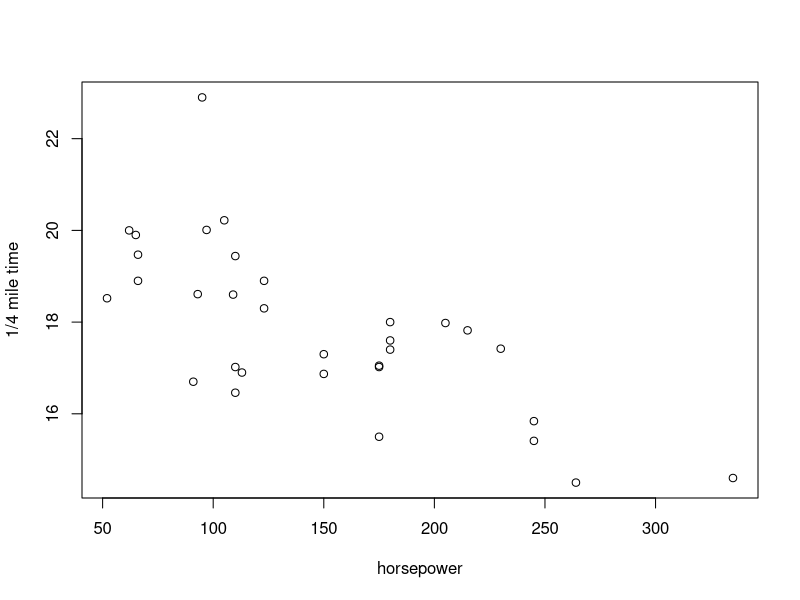
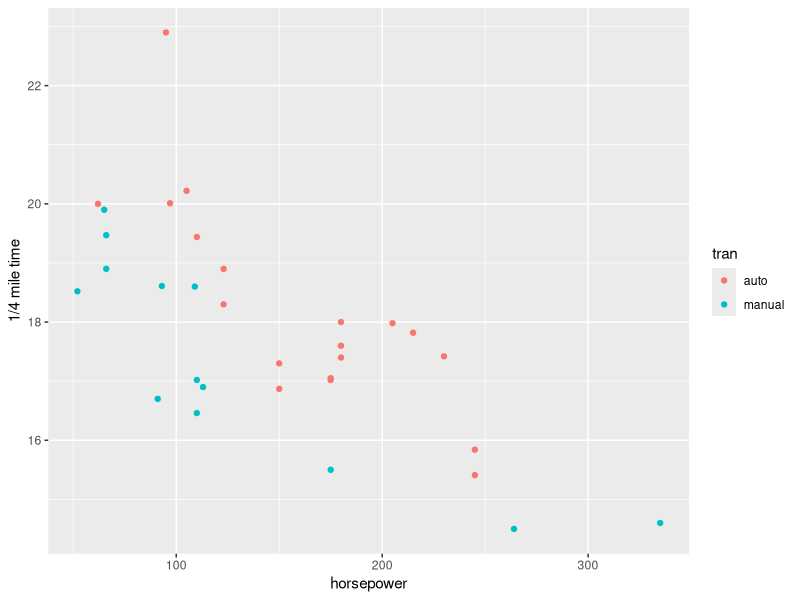
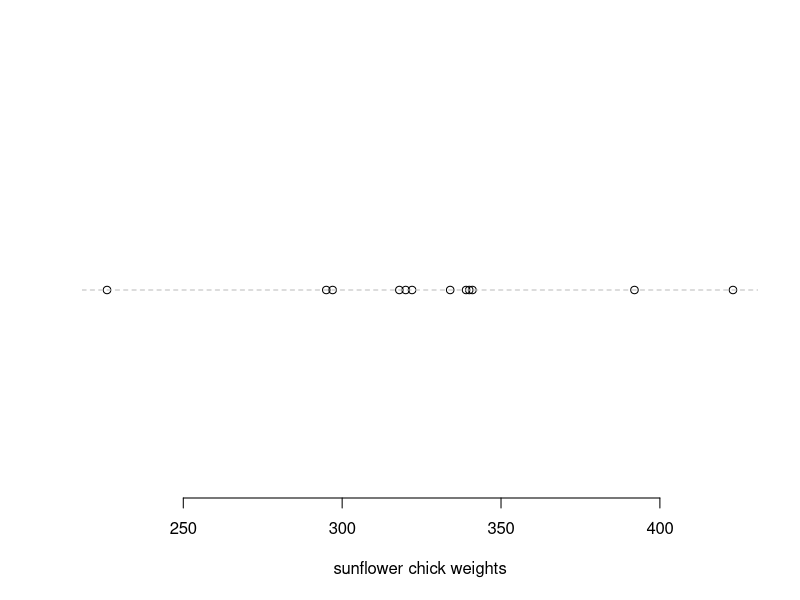
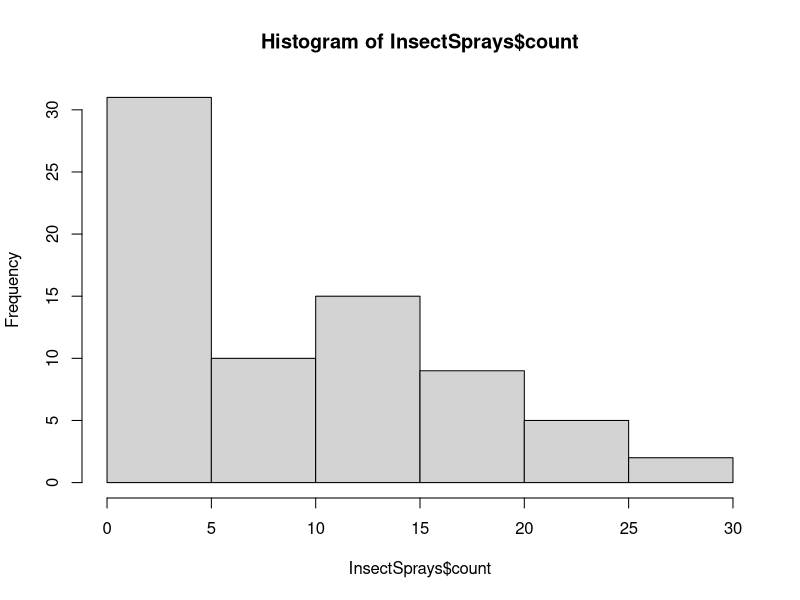
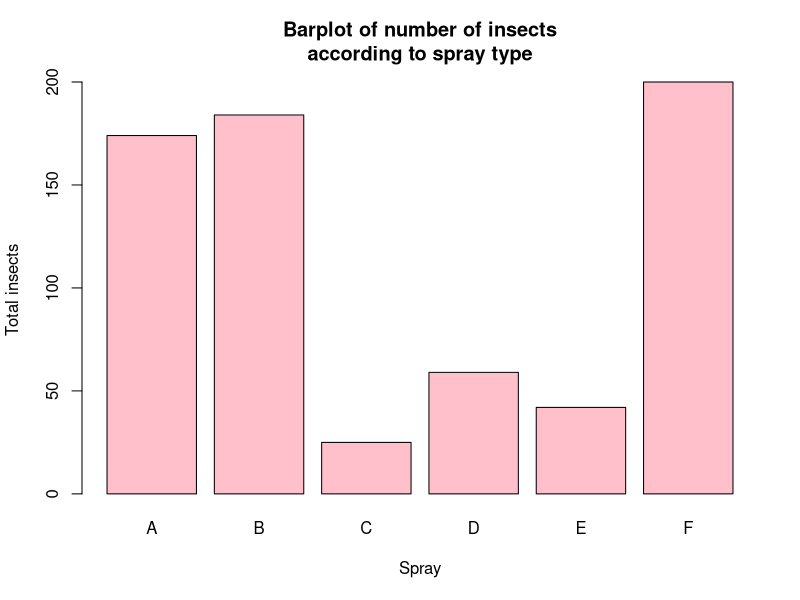
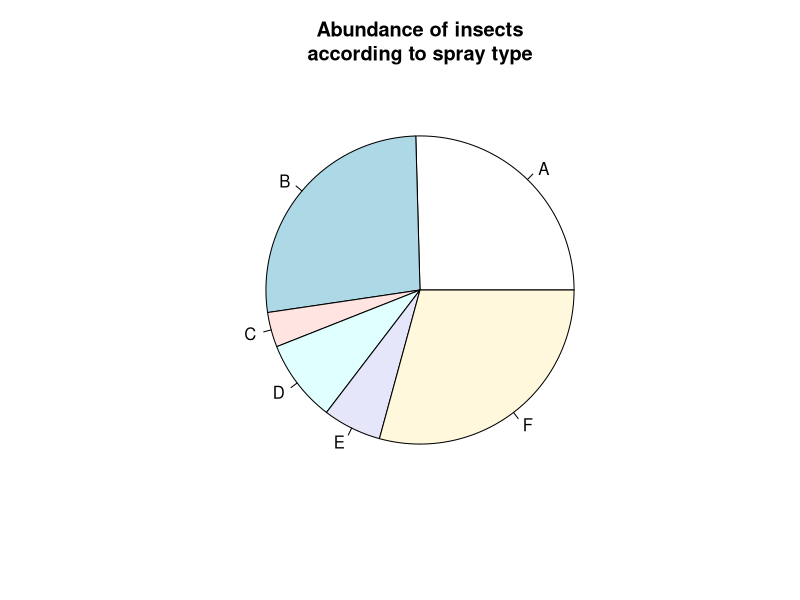
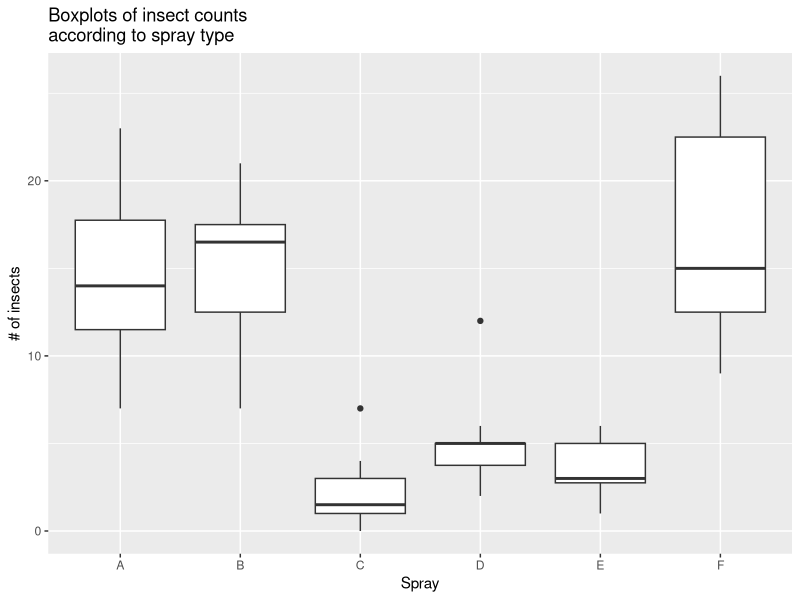
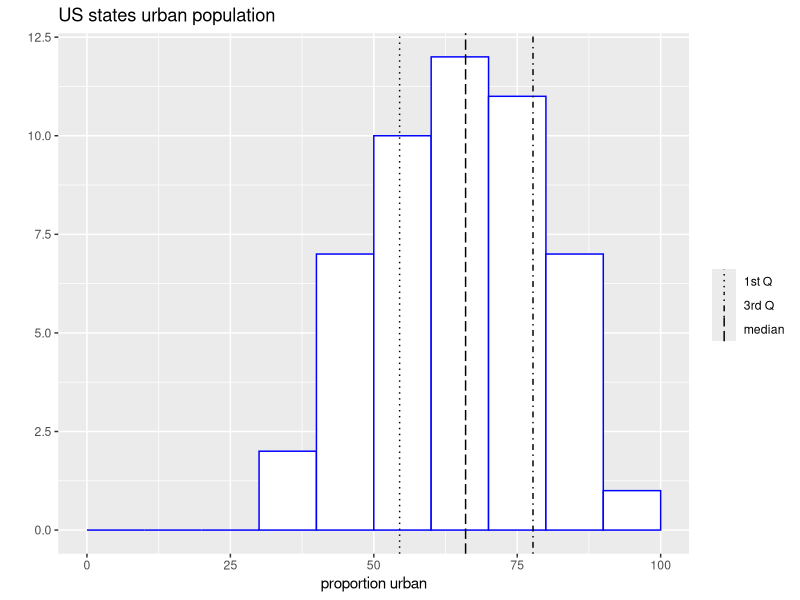

These charts were generated, in order, by the following R code:


######################################
#### SUGGESTED EXERCISE SOLUTIONS ####
######################################

##########
## 13.1 ##
##########
#(a)
##(i) Numeric-discrete
##(ii) Categorical-ordinal
##(iii) Numeric-continuous
##(iv) Categorical-ordinal
##(v) Categorical-nominal
##(vi) Numeric-continuous
#(b)
##(i) Sample statistic. Population parameter is the proportion of NZers who own a gaming console.
##(ii) Sample statistic. Population parameter is the average number of blemishes on the hoods of all cars at No Dodgy Carz.
##(iii) Population parameter.
##(iv) Population parameter.
##(v) Sample statistic. Population parameter is (iv).

##########
## 13.2 ##
##########
#(a)
round(mean(quakes$depth >= 300), 2)
#(b)
mean(quakes$mag[quakes$depth >= 300])
median(quakes$mag[quakes$depth >= 300])
#(c)
for (i in levels(chickwts$feed)) {
      cat(i, ": ", round(mean(chickwts$weight[chickwts$feed == i]), 1), " grams\n", sep =
                "")
}
#(d) count: numeric-discrete; spray: categorical-nominal
#(e)
Ctab <- table(InsectSprays$count)
Ctab[Ctab == max(Ctab)]
#(f)
tapply(InsectSprays$count, INDEX = InsectSprays$spray, FUN = sum)
#(g)
for (i in levels(InsectSprays$spray)) {
      cat("Spray ",
          i,
          "; at least 5 bugs: ",
          round(mean(InsectSprays$count[InsectSprays$spray == i] >= 5) * 100, 0),
          "% \n",
          sep = "")
}
#(h)
tapply(
      InsectSprays$count,
      INDEX = InsectSprays$spray,
      FUN = function(x)
            round(mean(x >= 5) * 100, 0)
)


##########
## 13.3 ##
##########
#(a)
quantile(chickwts$weight, c(0.1, 0.3, 0.9))
chickvars <- tapply(chickwts$weight, INDEX = chickwts$feed, FUN = var)
chickvars[chickvars == max(chickvars)]
#(b)
##(i)
IQR(quakes$depth)
##(ii)
summary(quakes$mag[quakes$depth >= 400]) ### Magnitudes at <400 have a similar amount of spread as those at >=400 (and an equivalent IQR of 0.5), but are centered at slightly higher values.
##(iii)
dmin <- min(quakes$depth)
dmax <- max(quakes$depth)
depthcat <-
      cut(
            quakes$depth,
            breaks = seq(dmin, dmax, length = 5),
            include.lowest = TRUE,
            right = FALSE
      )
levels(depthcat)
##(iv)
tapply(quakes$mag, INDEX = depthcat, FUN = mean)
tapply(quakes$mag, INDEX = depthcat, FUN = sd)
##(v)
tapply(quakes$mag,
       INDEX = depthcat,
       FUN = quantile,
       prob = 0.8)


##########
## 13.4 ##
##########
#(a)
w <- c(55, 85, 75, 42, 93, 63, 58, 75, 89, 67)
h <- c(161, 185, 174, 154, 188, 178, 170, 167, 181, 178)
cor(w, h)
#(b)
##(i)
mtcars
?mtcars
##(ii)
plot(mtcars$hp, mtcars$qsec, xlab = "horsepower", ylab = "1/4 mile time")
cor(mtcars$hp, mtcars$qsec)
##(iii)
tran <- factor(mtcars$am, labels = c("auto", "manual"))
##(iv)
library(ggplot2)
qplot(mtcars$hp,
      mtcars$qsec,
      col = tran,
      xlab = "horsepower",
      ylab = "1/4 mile time")
##(v)
cor(mtcars$hp[tran == "manual"], mtcars$qsec[tran == "manual"])
cor(mtcars$hp[tran == "auto"], mtcars$qsec[tran == "auto"]) ### Separated by transmission type, correlations are more extreme than when pooled. Manual cars have a slightly more extreme negative correlation between the two variables than automatic cars.
#(c)
##(i)
sunchicks <- chickwts$weight[chickwts$feed == "sunflower"]
plot(
      sunchicks,
      rep(0, length(sunchicks)),
      yaxt = "n",
      bty = "n",
      xlab = "sunflower chick weights",
      ylab = ""
)
abline(h = 0, col = "gray", lty = 2)
##(ii)
sd(sunchicks)
IQR(sunchicks)
##(iii)
sd(sunchicks[-which(sunchicks == min(sunchicks))])
IQR(sunchicks[-which(sunchicks == min(sunchicks))]) ### Both measures of spread decrease with the deletion of the lowest weight; though the sd is affected more than the IQR...

##########
## 14.1 ##
##########
library("ggplot2")
library("GGally")
#(a)
hist(InsectSprays$count)
#(b)
inspray <- levels(InsectSprays$spray)
incount <-
      tapply(InsectSprays$count, INDEX = InsectSprays$spray, FUN = sum)
barplot(
      incount,
      names.arg = inspray,
      xlab = "Spray",
      ylab = "Total insects",
      main = "Barplot of number of insects\naccording to spray type",
      col = "pink"
)
pie(incount, 
    labels = inspray, 
    main = "Abundance of insects\naccording to spray type")
#(c)
qplot(
      InsectSprays$spray,
      InsectSprays$count,
      geom = "boxplot",
      xlab = "Spray",
      ylab = "# of insects",
      main = "Boxplots of insect counts\naccording to spray type"
)
#(d)
USArrests
?USArrests
qplot(USArrests[, 3],
      geom = "blank",
      main = "US states urban population",
      xlab = "proportion urban") + 
      geom_histogram(
            color = "blue",
            fill = "white",
            breaks = seq(0, 100, 10),
            closed = "right"
      ) + geom_vline(mapping = aes(
            xintercept = c(
                  quantile(USArrests[, 3], 0.25),
                  median(USArrests[, 3]),
                  quantile(USArrests[, 3], 0.75)
            ),
            linetype = factor(c("1st Q", "median", "3rd Q"))
      ),
      show.legend = TRUE) + 
      scale_linetype_manual(values = 3:5) + 
      labs(linetype = "")
                                                                             
#(e)
ustab <- t(as.matrix(USArrests[, -3]))
barplot(
      ustab,
      names.arg = state.abb,
      horiz = T,
      las = 1,
      legend.text = c("murder", "rape", "assault"),
      main = "USA arrests per 100000\nby state and serious crime"
)
#(f)
urbancat <- rep(1, 50)
urbancat[USArrests$UrbanPop <= median(USArrests$UrbanPop)] <- 0
urbancat <- factor(urbancat)
#(g)
myUSArrests <- USArrests[, -3]
myUSArrests$urbancat <- urbancat
#(h)
ggpairs(myUSArrests, aes(col = urbancat), axisLabels = "internal")
#(i)
magquan <- quantile(quakes$mag, c(1 / 3, 2 / 3))

magfac <-cut(quakes$mag,
            breaks = c(min(quakes$mag), 
                       magquan[1], 
                       magquan[2], 
                       max(quakes$mag)),
            include.lowest = TRUE
      )
#(j)
plot(quakes[, 2],
     quakes[, 1],
     pch = (1:3)[magfac],
     xlab = "Longitude",
     ylab = "Latitude")
#(k)
legend("bottomleft", legend = levels(magfac), pch = 1:3)

##########
## 15.1 ##
##########
#(a)
4 / 52 # Pr(Ace)
1 / 52 # Pr(4 of spades)
#(b)
13 / 52 # Pr(A|B)==Pr(A), so the two events are independent
#(c)
13 / 52 # Pr(A)
13 / 51 # Pr(A|B)  Pr(A|B)!=Pr(A), so the two events are no longer independent
#(d)
12 / 52 # Pr(C)
26 / 52 # Pr(D)
6 / 52 # Pr(C and D) = Pr(C|D)*Pr(D) = (6/26)*(26/52) = 6/52 != 0 therefore C and D are not mutually exclusive

##########
## 15.2 ##
##########
#(a)
##(i) Realization of discrete random variable
##(ii) Discrete random variable
##(iii) Discrete random variable
##(iv) Continuous random variable
##(v) Realization of discrete random variable
##(vi) Continous random variable
#(b)
S.outcomes <- 1:5
##(i)
1 - 0.1 - 0.13 - 0.21 - 0.15 # Pr(S=4)
S.prob <- c(0.1, 0.13, 0.21, 0.41, 0.15)
##(ii)
cumsum(S.prob)
##(iii)
mu.S <- sum(S.prob * S.outcomes)
mu.S
##(iv)
sqrt(sum(S.prob * (S.outcomes - mu.S) ^ 2))
##(v)
sum(S.prob[3:5])
##(vi)
barplot(
      S.prob,
      ylim = c(0, 0.5),
      names.arg = S.outcomes,
      space = 0,
      xlab = "s",
      ylab = "Pr(S = s)"
) ### Unimodal, asymmetric -- slight left skew
#(c)
##(i)
fw <- function(w) {
      w.upper <- w > 65 & w <= 90
      w.lower <- w >= 40 & w <= 65
      
      result <- rep(0, length(w))
      result[w.upper] <- (90 - w[w.upper]) / 625
      result[w.lower] <- (w[w.lower] - 40) / 625
      return(result)
}
##(ii)
Fw <- function(w) {
      w.upper <- w > 65 & w <= 90
      w.lower <- w >= 40 & w <= 65
      
      result <- rep(0, length(w))
      result[w.upper] <- (180 * w[w.upper] - w[w.upper] ^ 2 - 6850) / 1250
      result[w.lower] <- (w[w.lower] ^ 2 - 80 * w[w.lower] + 1600) / 1250
      result[w > 90] <- 1
      
      return(result)
}
##(iii)
fw(55.2)
Fw(55.2)
##(iv)
1 - Fw(60)
##(v)
Fw(76.89) - Fw(60.3)
#(d)
##(i) Bimodal, symmetric
##(ii) Trimodal, asymmetric -- right skew
##(iii) Unimodal, symmetric
##(iv) Unimodal, asymmetric -- right skew

##########
## 16.1 ##
##########
#(a)
barplot(
      dbinom(x = 0:13, size = 13, prob = 0.75),
      names.arg = 0:13,
      space = 0,
      xlab = "x",
      ylab = "Pr(X = x)"
)
#(b)
dbinom(13, 13, 0.75)
#(c)
1 - pbinom(q = 9, 13, 0.75)
#(d)
sum(dbinom(8:11, 13, 0.75))
pbinom(11, 13, 0.75) - pbinom(7, 13, 0.75)
#(e)
pbinom(8, 13, 0.75)
#(f)
visits <- rbinom(10, 13, 0.75)
visits
#(g)
mu.X <- 13 * 0.75
mu.X
sigma.X <- sqrt(mu.X * 0.25)
sigma.X

##########
## 16.2 ##
##########
#(a)
1 - ppois(100, 107)
#(b)
dpois(0, 107)
#(c)
barplot(
      dpois(x = 60:150, lambda = 107),
      names.arg = 60:150,
      space = 0,
      xlab = "x",
      ylab = "Pr(X = x)"
)
#(d)
traffic <- rpois(n = 260, 107)
hist(traffic, xlim = c(60, 150))

##########
## 16.3 ##
##########
a <- 3
b <- 70
#(a)
punif(q = 5.5, min = a, max = b)
#(b)
qunif(p = 1 - 0.15, min = a, max = b)
#(c)
mu.X <- (a + b) / 2 #mean
mu.X
sigma.X <- sqrt((b - a) ^ 2 / 12) #sd
sigma.X
#(d)
punif(mu.X + 0.5 * sigma.X, a, b) - punif(mu.X - 0.5 * sigma.X, a, b)
#(e)
X.dens <- dunif(mu.X, a, b)
X.dens
plot(
      c(a, b),
      rep(X.dens, 2),
      type = "o",
      pch = 19,
      xlim = c(a - 1, b + 1),
      ylim = c(0, X.dens),
      ylab = "f(x)",
      xlab = "x"
)
abline(h = 0, lty = 2)
segments(c(a - 5, b + 5, a, b),
         rep(0, 4),
         rep(c(a, b), 2),
         rep(c(0, X.dens), each = 2),
         lty = rep(1:2, each = 2))
points(c(a, b), c(0, 0))
#(f)
sim1 <- runif(10, a, b)
sim1
quan1 <- quantile(sim1, prob = 1 - 0.15)
quan1
sim2 <- runif(1000, a, b)
quan2 <- quantile(sim2, prob = 1 - 0.15)
quan2      ### Overall, both estimates seem to be centered on the 'true' value from (b), but those based on sim1 (the smaller samples) are more variable.

##########
## 16.4 ##
##########
#(a)
mu <- 17
sigma <- 4.5
##(i)
1 - pnorm(20, mu, sigma)
##(ii)
pnorm(10, mu, sigma) - pnorm(5, mu, sigma)
##(iii)
slow10 <- qnorm(1 - 0.1, mu, sigma)
slow10
##(iv)
xvals <- seq(mu - 4 * sigma, mu + 4 * sigma, length = 200)
fx <- dnorm(xvals, mu, sigma)
xvals.sub <- xvals[xvals >= slow10]
fx.sub <- fx[xvals >= slow10]
plot(
      xvals,
      fx,
      type = "l",
      main = "N(17,4.5) distribution",
      xlab = "x",
      ylab = "f(x)"
)
abline(h = 0, col = "gray")
abline(v = slow10, lty = 2)
polygon(rbind(c(slow10, 0), cbind(xvals.sub, fx.sub), c(max(xvals), 0)), border =
              NA, col = "gray")
##(v)
rnorm(10, mu, sigma)
#(b)
mu <- 10
sigma <- sqrt(2)
##(i)
pnorm(11, mu, sigma) - pnorm(9.5, mu, sigma)
##(ii)
stan9.5 <- (9.5 - mu) / sigma
stan9.5
stan11 <- (11 - mu) / sigma
stan11
pnorm(stan11) - pnorm(stan9.5)
##(iii)
short2.5 <- qnorm(0.025, mu, sigma)
short2.5
##(iv)
(short2.5 - mu) / sigma

##########
## 16.5 ##
##########
#(a)
##(i)
lambda.day <- 3500 / 365.25
lambda.day
##(ii)
xvals <- seq(0, 1, length = 100)
plot(
      xvals,
      dexp(xvals, lambda.day),
      type = "l",
      xlab = "x",
      ylab = "f(x)",
      main = "EXP(0.89) distribution"
)
abline(h = 0, col = "gray")
abline(v = 0, col = "gray")
##(iii)
pexp(0.5 / 24, rate = lambda.day)
##(iv)
qexp(1 - 0.1, rate = lambda.day) * 24
#(b)
##(i)
pexp(5, 1 / 11)
##(ii)
pexp(6, 1 / 9)
##(iii)
1 - pexp(15, 1 / 11)
1 - pexp(15, 1 / 9)
